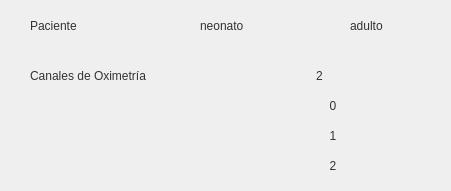
    <widget class="QWidget" name="widget_ajustes_generales_Generales" native="true">
     <property name="geometry">
      <rect>
       <x>520</x>
       <y>500</y>
       <width>451</width>
       <height>191</height>
      </rect>
     </property>
     <property name="styleSheet">
      <string notr="true">background-image: url(:/icons/fondo_transparente.png);</string>
     </property>
     <widget class="QLabel_Button" name="label_13">
      <property name="geometry">
       <rect>
        <x>325</x>
        <y>20</y>
        <width>16</width>
        <height>16</height>
       </rect>
      </property>
      <property name="styleSheet">
       <string notr="true">border-image: url(:/icons/pantalla_principal_sin_seleccion.png);
background-image: url(:/icons/fondo_transparente.png);</string>
      </property>
      <property name="text">
       <string/>
      </property>
     </widget>
     <widget class="QLabel_Button" name="pb_widget_ajustes_generales_label_neonato">
      <property name="geometry">
       <rect>
        <x>200</x>
        <y>10</y>
        <width>91</width>
        <height>31</height>
       </rect>
      </property>
      <property name="styleSheet">
       <string notr="true">font: 57 14pt &quot;Alegreya Sans Medium&quot;;
color: rgb(50, 50, 50);
background-image: url(:/icons/fondo_transparente.png);</string>
      </property>
      <property name="text">
       <string>neonato</string>
      </property>
     </widget>
     <widget class="QLabel" name="label_18">
      <property name="geometry">
       <rect>
        <x>30</x>
        <y>60</y>
        <width>201</width>
        <height>31</height>
       </rect>
      </property>
      <property name="styleSheet">
       <string notr="true">font: 57 14pt &quot;Alegreya Sans Medium&quot;;
color: rgb(50, 50, 50);</string>
      </property>
      <property name="text">
       <string>Canales de Oximetría</string>
      </property>
     </widget>
     <widget class="QLabel" name="label_19">
      <property name="geometry">
       <rect>
        <x>30</x>
        <y>10</y>
        <width>91</width>
        <height>31</height>
       </rect>
      </property>
      <property name="styleSheet">
       <string notr="true">font: 57 14pt &quot;Alegreya Sans Medium&quot;;
color: rgb(50, 50, 50);</string>
      </property>
      <property name="text">
       <string>Paciente</string>
      </property>
     </widget>
     <widget class="QLabel_Button" name="label_20">
      <property name="geometry">
       <rect>
        <x>175</x>
        <y>20</y>
        <width>16</width>
        <height>16</height>
       </rect>
      </property>
      <property name="styleSheet">
       <string notr="true">border-image: url(:/icons/pantalla_principal_sin_seleccion.png);
background-image: url(:/icons/fondo_transparente.png);</string>
      </property>
      <property name="text">
       <string/>
      </property>
     </widget>
     <widget class="QLabel_Button" name="pb_widget_ajustes_generales_caneles_Oxy_3">
      <property name="geometry">
       <rect>
        <x>256</x>
        <y>40</y>
        <width>161</width>
        <height>51</height>
       </rect>
      </property>
      <property name="styleSheet">
       <string notr="true">font: 57 14pt &quot;Alegreya Sans Medium&quot;;
color: rgb(50, 50, 50);
background-image: url(:/icons/fondo_transparente.png);</string>
      </property>
      <property name="text">
       <string/>
      </property>
     </widget>
     <widget class="QLabel_Button" name="pb_widget_ajustes_generales_caneles_Oxy_2">
      <property name="geometry">
       <rect>
        <x>360</x>
        <y>60</y>
        <width>30</width>
        <height>31</height>
       </rect>
      </property>
      <property name="minimumSize">
       <size>
        <width>30</width>
        <height>0</height>
       </size>
      </property>
      <property name="maximumSize">
       <size>
        <width>30</width>
        <height>31</height>
       </size>
      </property>
      <property name="styleSheet">
       <string notr="true">font: 57 14pt &quot;Alegreya Sans Medium&quot;;
color: rgb(50, 50, 50);
background-image: url(:/icons/fondo_transparente.png);
border-image: url(:/icons/boton.png);</string>
      </property>
      <property name="text">
       <string/>
      </property>
     </widget>
     <widget class="QLabel_Button" name="pb_widget_ajustes_generales_caneles_Oxy">
      <property name="geometry">
       <rect>
        <x>276</x>
        <y>60</y>
        <width>87</width>
        <height>31</height>
       </rect>
      </property>
      <property name="minimumSize">
       <size>
        <width>87</width>
        <height>31</height>
       </size>
      </property>
      <property name="maximumSize">
       <size>
        <width>87</width>
        <height>16777215</height>
       </size>
      </property>
      <property name="styleSheet">
       <string notr="true">font: 57 14pt &quot;Alegreya Sans Medium&quot;;
color: rgb(50, 50, 50);
background-image: url(:/icons/fondo_transparente.png);
border-image: url(:/icons/label_2.png);</string>
      </property>
      <property name="text">
       <string>2</string>
      </property>
      <property name="alignment">
       <set>Qt::AlignCenter</set>
      </property>
     </widget>
     <widget class="QLabel_Button" name="pb_widget_ajustes_generales_caneles_0">
      <property name="geometry">
       <rect>
        <x>276</x>
        <y>90</y>
        <width>114</width>
        <height>31</height>
       </rect>
      </property>
      <property name="minimumSize">
       <size>
        <width>0</width>
        <height>0</height>
       </size>
      </property>
      <property name="maximumSize">
       <size>
        <width>16777215</width>
        <height>16777215</height>
       </size>
      </property>
      <property name="styleSheet">
       <string notr="true">font: 57 14pt &quot;Alegreya Sans Medium&quot;;
color: rgb(50, 50, 50);
background-image: url(:/icons/fondo_transparente.png);
border-image: url(:/icons/label.png);</string>
      </property>
      <property name="text">
       <string>0</string>
      </property>
      <property name="alignment">
       <set>Qt::AlignCenter</set>
      </property>
     </widget>
     <widget class="QLabel_Button" name="pb_widget_ajustes_generales_caneles_1">
      <property name="geometry">
       <rect>
        <x>276</x>
        <y>120</y>
        <width>114</width>
        <height>31</height>
       </rect>
      </property>
      <property name="minimumSize">
       <size>
        <width>0</width>
        <height>0</height>
       </size>
      </property>
      <property name="maximumSize">
       <size>
        <width>16777215</width>
        <height>16777215</height>
       </size>
      </property>
      <property name="styleSheet">
       <string notr="true">font: 57 14pt &quot;Alegreya Sans Medium&quot;;
color: rgb(50, 50, 50);
background-image: url(:/icons/fondo_transparente.png);
border-image: url(:/icons/label.png);</string>
      </property>
      <property name="text">
       <string>1</string>
      </property>
      <property name="alignment">
       <set>Qt::AlignCenter</set>
      </property>
     </widget>
     <widget class="QLabel_Button" name="pb_widget_ajustes_generales_caneles_2">
      <property name="geometry">
       <rect>
        <x>276</x>
        <y>150</y>
        <width>114</width>
        <height>31</height>
       </rect>
      </property>
      <property name="minimumSize">
       <size>
        <width>0</width>
        <height>0</height>
       </size>
      </property>
      <property name="maximumSize">
       <size>
        <width>16777215</width>
        <height>16777215</height>
       </size>
      </property>
      <property name="styleSheet">
       <string notr="true">font: 57 14pt &quot;Alegreya Sans Medium&quot;;
color: rgb(50, 50, 50);
background-image: url(:/icons/fondo_transparente.png);
border-image: url(:/icons/label.png);</string>
      </property>
      <property name="text">
       <string>2</string>
      </property>
      <property name="alignment">
       <set>Qt::AlignCenter</set>
      </property>
     </widget>
     <widget class="QLabel_Button" name="pb_widget_ajustes_generales_label_adulto">
      <property name="geometry">
       <rect>
        <x>350</x>
        <y>10</y>
        <width>91</width>
        <height>31</height>
       </rect>
      </property>
      <property name="styleSheet">
       <string notr="true">font: 57 14pt &quot;Alegreya Sans Medium&quot;;
color: rgb(50, 50, 50);
background-image: url(:/icons/fondo_transparente.png);</string>
      </property>
      <property name="text">
       <string>adulto</string>
      </property>
     </widget>
    </widget>
